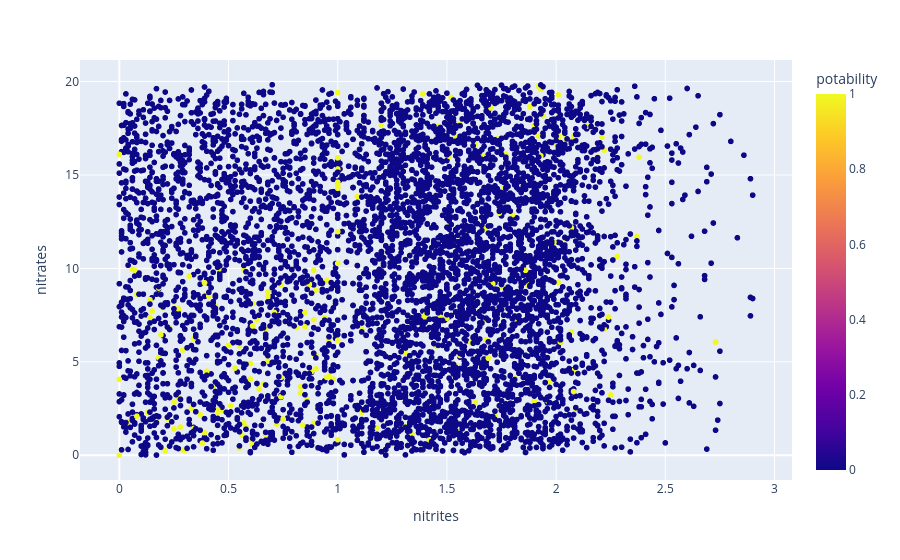

Source (notebook cell):
### Code cell
fig = px.scatter(df,x = "nitrites",y="nitrates",color = "potability")
fig.show()

### Figure 1 — Plotly figure (JSON) as saved in the notebook; plotly's stock layout.template omitted (floating-point values rounded to 4 significant figures; data arrays with more than 128 entries replaced by an {"elided": "..."} marker saying what was removed)
{"data": [{"hovertemplate": "nitrites=%{x}<br>nitrates=%{y}<br>potability=%{marker.color}<extra></extra>", "legendgroup": "", "marker": {"color": {"elided": "7996 int values"}, "coloraxis": "coloraxis", "symbol": "circle"}, "mode": "markers", "name": "", "showlegend": false, "type": "scattergl", "x": {"elided": "7996 float values"}, "xaxis": "x", "y": {"elided": "7996 float values"}, "yaxis": "y"}], "layout": {"coloraxis": {"colorbar": {"title": {"text": "potability"}}, "colorscale": [[0, "#0d0887"], [0.1111, "#46039f"], [0.2222, "#7201a8"], [0.3333, "#9c179e"], [0.4444, "#bd3786"], [0.5556, "#d8576b"], [0.6667, "#ed7953"], [0.7778, "#fb9f3a"], [0.8889, "#fdca26"], [1, "#f0f921"]]}, "legend": {"tracegroupgap": 0}, "margin": {"t": 60}, "xaxis": {"anchor": "y", "domain": [0, 1], "title": {"text": "nitrites"}}, "yaxis": {"anchor": "x", "domain": [0, 1], "title": {"text": "nitrates"}}}}
